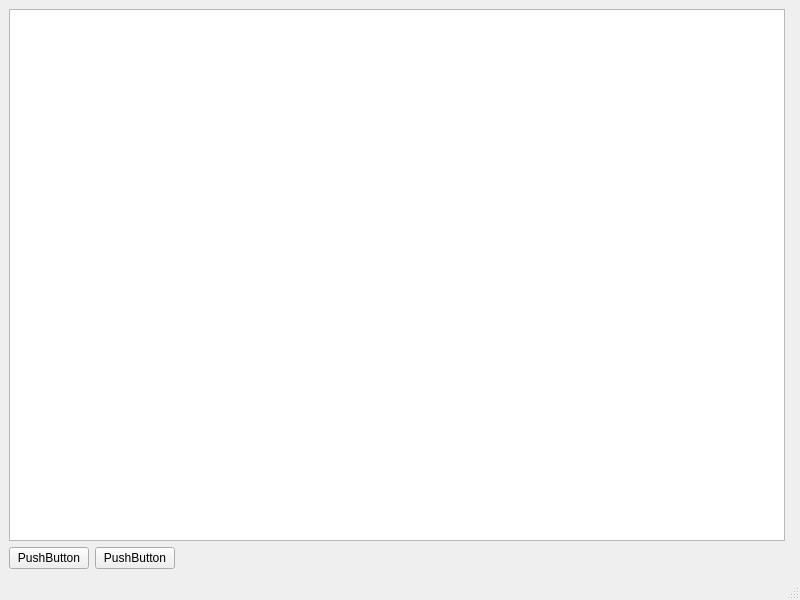
<?xml version="1.0" encoding="UTF-8"?>
<ui version="4.0">
 <class>MainWindow</class>
 <widget class="QMainWindow" name="MainWindow">
  <property name="geometry">
   <rect>
    <x>0</x>
    <y>0</y>
    <width>800</width>
    <height>600</height>
   </rect>
  </property>
  <property name="windowTitle">
   <string>MainWindow</string>
  </property>
  <widget class="QWidget" name="centralwidget">
   <layout class="QVBoxLayout" name="verticalLayout">
    <item>
     <layout class="QHBoxLayout" name="horizontalLayout">
      <item>
       <widget class="QTreeView" name="treeView"/>
      </item>
      <item>
       <widget class="QWidget" name="widget" native="true"/>
      </item>
     </layout>
    </item>
    <item>
     <layout class="QHBoxLayout" name="horizontalLayout_2">
      <item>
       <widget class="QPushButton" name="pushButton_2">
        <property name="text">
         <string>PushButton</string>
        </property>
       </widget>
      </item>
      <item>
       <widget class="QPushButton" name="pushButton">
        <property name="text">
         <string>PushButton</string>
        </property>
       </widget>
      </item>
      <item>
       <spacer name="horizontalSpacer">
        <property name="orientation">
         <enum>Qt::Orientation::Horizontal</enum>
        </property>
        <property name="sizeHint" stdset="0">
         <size>
          <width>40</width>
          <height>20</height>
         </size>
        </property>
       </spacer>
      </item>
     </layout>
    </item>
   </layout>
  </widget>
  <widget class="QMenuBar" name="menubar">
   <property name="geometry">
    <rect>
     <x>0</x>
     <y>0</y>
     <width>800</width>
     <height>26</height>
    </rect>
   </property>
  </widget>
  <widget class="QStatusBar" name="statusbar"/>
 </widget>
 <resources/>
 <connections/>
</ui>
